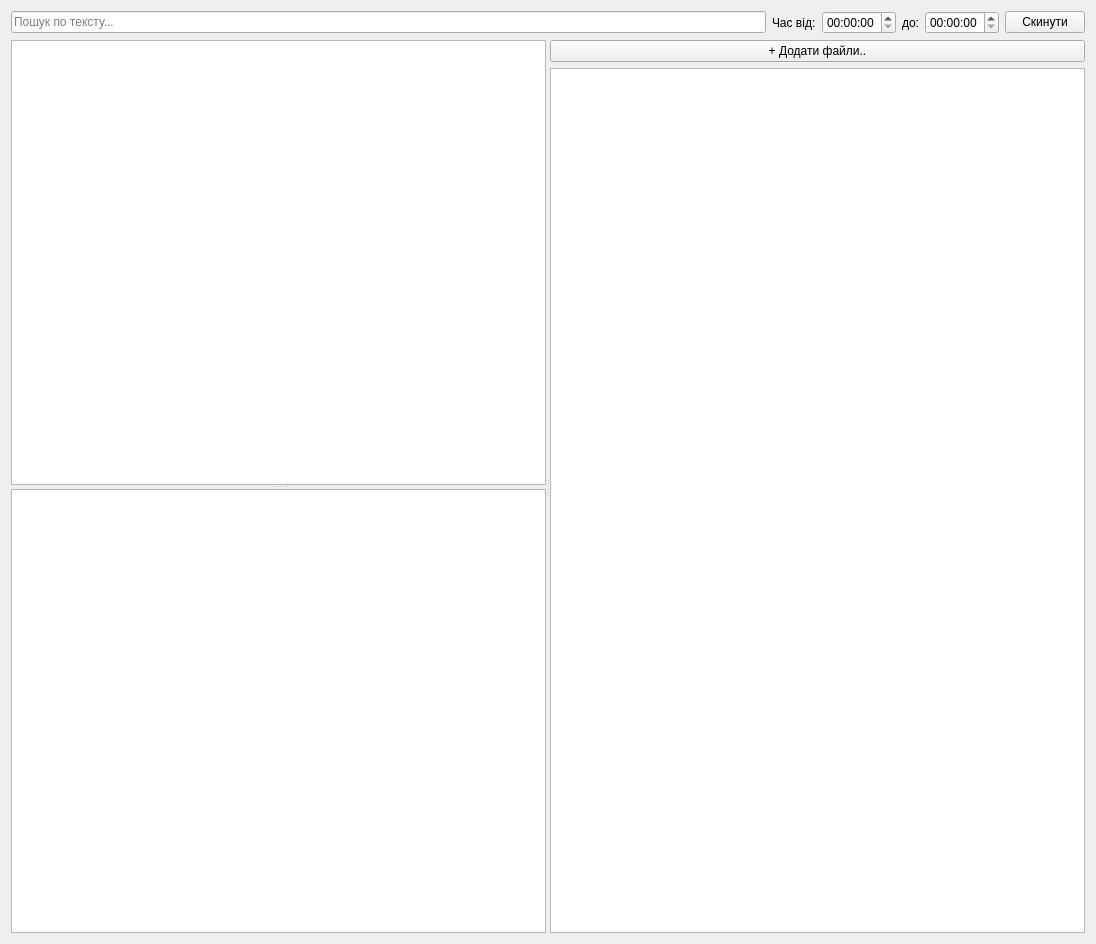
<?xml version="1.0" encoding="UTF-8"?>
<ui version="4.0">
 <class>KirtForm</class>
 <widget class="QWidget" name="KirtForm">
  <property name="geometry">
   <rect>
    <x>0</x>
    <y>0</y>
    <width>1096</width>
    <height>944</height>
   </rect>
  </property>
  <property name="windowTitle">
   <string>Form</string>
  </property>
  <layout class="QVBoxLayout" name="verticalLayout_2" stretch="0,1">
   <item>
    <layout class="QHBoxLayout" name="horizontalLayout">
     <item>
      <widget class="QLineEdit" name="lineEditSearch">
       <property name="placeholderText">
        <string>Пошук по тексту...</string>
       </property>
      </widget>
     </item>
     <item>
      <widget class="QLabel" name="label">
       <property name="text">
        <string>Час від:</string>
       </property>
      </widget>
     </item>
     <item>
      <widget class="QTimeEdit" name="timeEditStart">
       <property name="wrapping">
        <bool>false</bool>
       </property>
       <property name="showGroupSeparator" stdset="0">
        <bool>true</bool>
       </property>
       <property name="displayFormat">
        <string>HH:mm:ss</string>
       </property>
      </widget>
     </item>
     <item>
      <widget class="QLabel" name="label_2">
       <property name="text">
        <string>до:</string>
       </property>
      </widget>
     </item>
     <item>
      <widget class="QTimeEdit" name="timeEditEnd">
       <property name="displayFormat">
        <string>HH:mm:ss</string>
       </property>
      </widget>
     </item>
     <item>
      <widget class="QPushButton" name="pushButtonResetFilter">
       <property name="text">
        <string>Скинути</string>
       </property>
      </widget>
     </item>
    </layout>
   </item>
   <item>
    <widget class="QSplitter" name="splitter_2">
     <property name="orientation">
      <enum>Qt::Orientation::Horizontal</enum>
     </property>
     <widget class="QSplitter" name="splitter">
      <property name="orientation">
       <enum>Qt::Orientation::Vertical</enum>
      </property>
      <widget class="QTableView" name="tableViewLog">
       <property name="editTriggers">
        <set>QAbstractItemView::EditTrigger::NoEditTriggers</set>
       </property>
       <property name="selectionBehavior">
        <enum>QAbstractItemView::SelectionBehavior::SelectRows</enum>
       </property>
      </widget>
      <widget class="QTextEdit" name="textEditDetal">
       <property name="readOnly">
        <bool>true</bool>
       </property>
      </widget>
     </widget>
     <widget class="QWidget" name="layoutWidget">
      <layout class="QVBoxLayout" name="verticalLayout">
       <item>
        <widget class="QPushButton" name="pushButtonAddFiles">
         <property name="text">
          <string>+ Додати файли..</string>
         </property>
        </widget>
       </item>
       <item>
        <widget class="QListWidget" name="listWidgetFile"/>
       </item>
      </layout>
     </widget>
    </widget>
   </item>
  </layout>
 </widget>
 <resources/>
 <connections/>
</ui>
